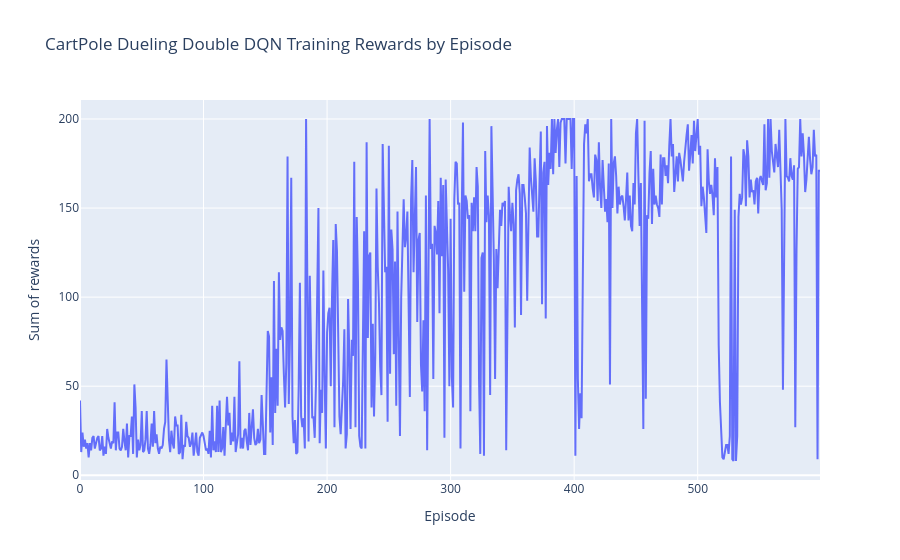

Notebook code for this chart:
### Markdown cell above
The *Dueling DQN* algorithm (DDQN, not to be confused with the Double DQN, although both techniques can be easily combined) was introduced in yet another 2015 DeepMind paper. To understand how it works, we must first note that the Q-Value of a state-action pair (s, a) can be expressed as Q(s, a) = V(s) + A(s, a), where V(s) is the value of state s and A(s, a) is the *advantage* of taking the action a in state s, compared to all other possible actions in that state.

In a Dueling DQN, the model estimates both the value of the state and the advantage of each possible action. Since the best action should have an advantage of 0, the model subtracts the maximum predicted advantage from all predicted advantages. The rest of the algorithm is just the same as earlier.

Generally, many RL techinques can be combined, as DeepMind demonstrated in a 2017 paper. The paper's authors combined six different techniques into an agent called Rainbow, which largely outperformed the state of the art. Unfortunately, implementing all of these techniques, debugging them, fine-tuning them, and of course training the models can require a huge amount of work. So instead of reinventing the wheel, it is often best to reuse scalable and well-tested libraries, such as TF-Agents.

### Code cell
import numpy as np
import tensorflow as tf
from tensorflow import keras
import plotly.express as px
import pandas as pd

# -------------------------
# Recreate model from scratch
# -------------------------

input_states = keras.layers.Input(shape=[4])

hidden1 = keras.layers.Dense(32, activation="elu")(input_states)
hidden2 = keras.layers.Dense(32, activation="elu")(hidden1)

state_values = keras.layers.Dense(1)(hidden2)
raw_advantages = keras.layers.Dense(n_outputs)(hidden2)

# Dueling DQN aggregation
advantages = raw_advantages - keras.ops.mean(
    raw_advantages,
    axis=1,
    keepdims=True
)

Q_values = state_values + advantages

model = keras.Model(inputs=input_states, outputs=Q_values)

target = keras.models.clone_model(model)
target.set_weights(model.get_weights())

# Recreate optimizer after recreating model
optimizer = keras.optimizers.Adam(learning_rate=1e-3)

# Optional but useful in notebooks: explicitly bind optimizer to this model's variables
optimizer.build(model.trainable_variables)

loss_fn = keras.losses.MeanSquaredError()


# -------------------------
# Training step
# -------------------------

def training_step(batch_size):
    if len(replay_buffer) < batch_size:
        return

    states, actions, rewards, next_states, dones = sample_experiences(batch_size)

    states = states.astype(np.float32)
    next_states = next_states.astype(np.float32)
    rewards = rewards.astype(np.float32)
    dones = dones.astype(np.float32)
    actions = actions.astype(np.int32)

    # Double DQN:
    # Online model selects action
    next_Q_values = model.predict(next_states, verbose=0)
    best_next_actions = np.argmax(next_Q_values, axis=1)

    # Target model evaluates selected action
    next_target_Q_values = target.predict(next_states, verbose=0)
    next_mask = tf.one_hot(best_next_actions, n_outputs)

    next_best_Q_values = tf.reduce_sum(
        next_target_Q_values * next_mask,
        axis=1
    )

    target_Q_values = rewards + (1 - dones) * discount_factor * next_best_Q_values
    target_Q_values = tf.cast(target_Q_values, tf.float32)

    mask = tf.one_hot(actions, n_outputs)

    with tf.GradientTape() as tape:
        all_Q_values = model(states)
        selected_Q_values = tf.reduce_sum(all_Q_values * mask, axis=1)
        loss = loss_fn(target_Q_values, selected_Q_values)

    grads = tape.gradient(loss, model.trainable_variables)

    # Optional safety filter
    grads_and_vars = [
        (g, v) for g, v in zip(grads, model.trainable_variables)
        if g is not None
    ]

    optimizer.apply_gradients(grads_and_vars)


# -------------------------
# Episode loop
# -------------------------

episode_rewards = []

for episode in range(600):
    obs, info = env.reset()
    episode_reward = 0

    for step in range(200):
        epsilon = max(1 - episode / 500, 0.01)

        obs, reward, done, info = play_one_step(env, obs, epsilon)
        episode_reward += reward

        training_step(batch_size)

        if done:
            break

    episode_rewards.append(episode_reward)

    if episode % 50 == 0:
        target.set_weights(model.get_weights())


# -------------------------
# Plot rewards
# -------------------------

df_rewards = pd.DataFrame({
    "episode": range(len(episode_rewards)),
    "reward_sum": episode_rewards
})

fig = px.line(
    df_rewards,
    x="episode",
    y="reward_sum",
    title="CartPole Dueling Double DQN Training Rewards by Episode",
    labels={
        "episode": "Episode",
        "reward_sum": "Sum of rewards"
    }
)

fig.show()

### Figure 1 — Plotly figure (JSON) as saved in the notebook; plotly's stock layout.template omitted (floating-point values rounded to 4 significant figures; data arrays with more than 128 entries replaced by an {"elided": "..."} marker saying what was removed)
{"data": [{"hovertemplate": "Episode=%{x}<br>Sum of rewards=%{y}<extra></extra>", "legendgroup": "", "line": {"color": "#636efa", "dash": "solid"}, "marker": {"symbol": "circle"}, "mode": "lines", "name": "", "orientation": "v", "showlegend": false, "type": "scatter", "x": {"elided": "600 int values"}, "xaxis": "x", "y": {"elided": "600 float values"}, "yaxis": "y"}], "layout": {"legend": {"tracegroupgap": 0}, "title": {"text": "CartPole Dueling Double DQN Training Rewards by Episode"}, "xaxis": {"anchor": "y", "domain": [0, 1], "title": {"text": "Episode"}}, "yaxis": {"anchor": "x", "domain": [0, 1], "title": {"text": "Sum of rewards"}}}}
